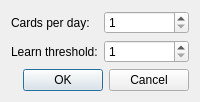
<?xml version="1.0" encoding="UTF-8"?>
<ui version="4.0">
 <class>SettingsDialog</class>
 <widget class="QDialog" name="SettingsDialog">
  <property name="windowTitle">
   <string>Settings</string>
  </property>
  <layout class="QVBoxLayout" name="verticalLayout">
    <item>
      <layout class="QFormLayout" name="formLayout">
        <item row="0" column="0">
          <widget class="QLabel" name="labelCardsPerDay">
            <property name="text"><string>Cards per day:</string></property>
          </widget>
        </item>
        <item row="0" column="1">
          <widget class="QSpinBox" name="spinBoxCardsPerDay">
            <property name="minimum"><number>1</number></property>
            <property name="maximum"><number>100</number></property>
          </widget>
        </item>
        <item row="1" column="0">
          <widget class="QLabel" name="labelLearnThreshold">
            <property name="text"><string>Learn threshold:</string></property>
          </widget>
        </item>
        <item row="1" column="1">
          <widget class="QSpinBox" name="spinBoxLearnThreshold">
            <property name="minimum"><number>1</number></property>
            <property name="maximum"><number>10</number></property>
          </widget>
        </item>
      </layout>
    </item>
    <item>
      <widget class="QDialogButtonBox" name="buttonBox">
        <property name="orientation"><enum>Qt::Horizontal</enum></property>
        <property name="standardButtons"><set>QDialogButtonBox::Ok|QDialogButtonBox::Cancel</set></property>
      </widget>
    </item>
  </layout>
 </widget>
 <resources/>
 <connections/>
</ui>
